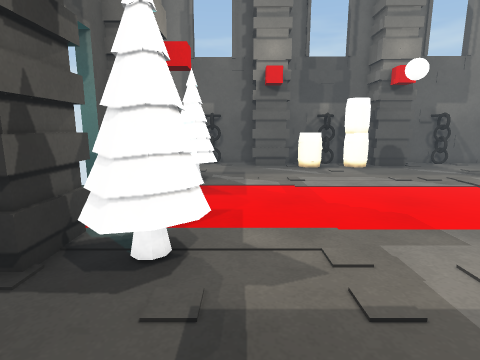
[1] (above)

16 first-person views from a walk through a 3-D level made in the Unity game engine. The camera is 1.2 m above the floor, tilts 10° down and sees 80° across. The floor is counted in squares, 0.5 m on a side. Each view is taken from the middle of a square. On the plan, view 1 faces up. The plan holds only what a view shows up to about 18 squares ahead; the rest is blank. The player is left out. Door leaves are left out, so doorways stand open. Surface patterns are stand-ins for the level's own textures.

[2]
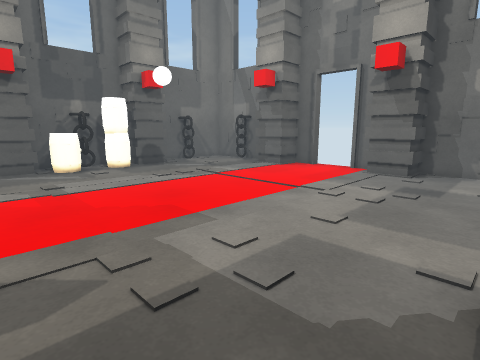

[3]
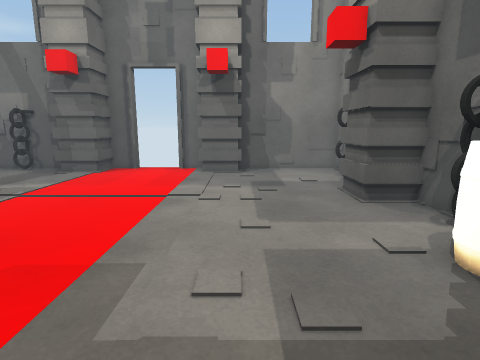

[4]
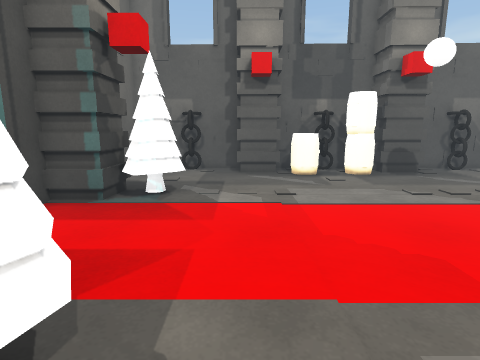

[5]
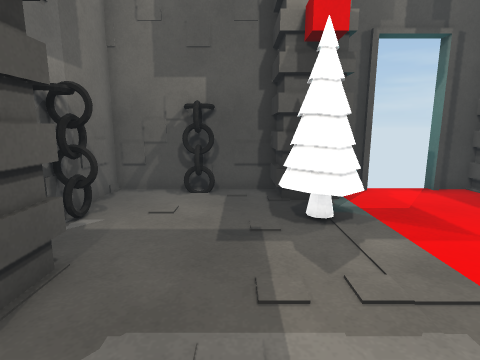

[6]
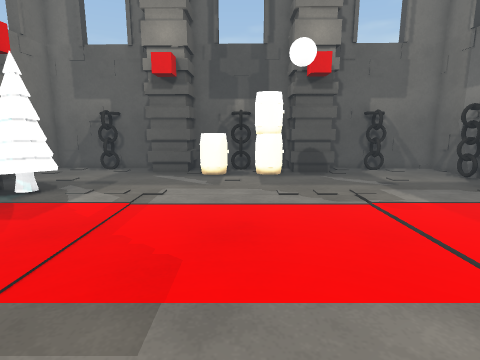

[7]
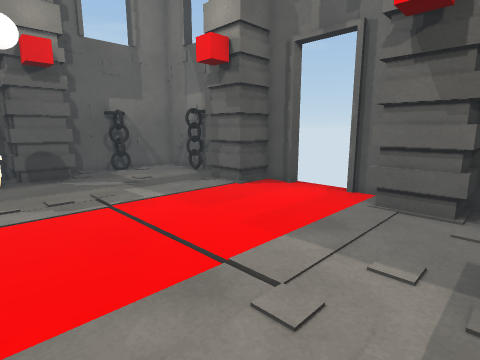

[8]
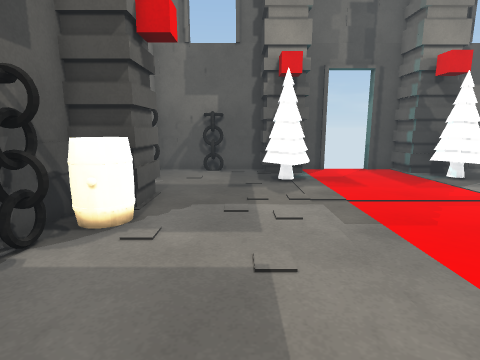

[9]
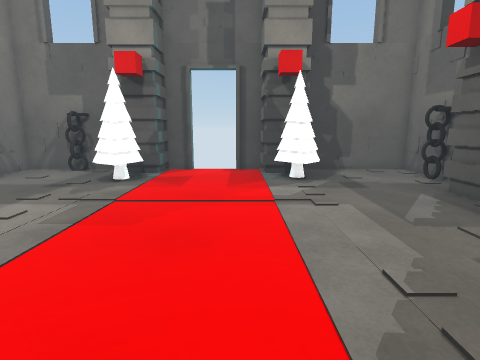

[10]
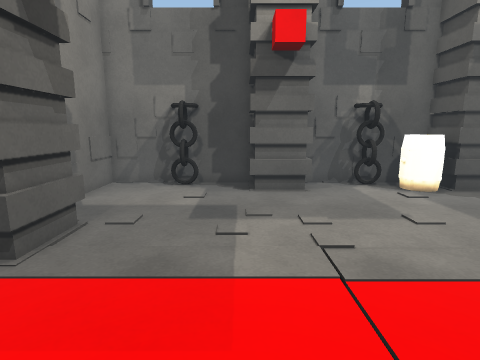

[11]
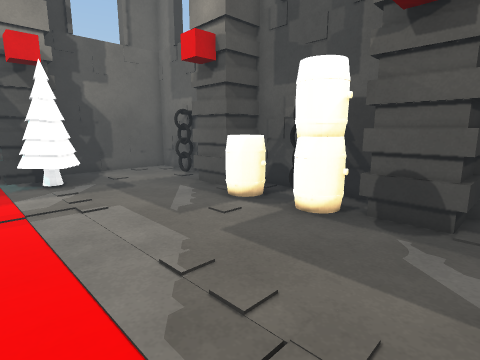

[12]
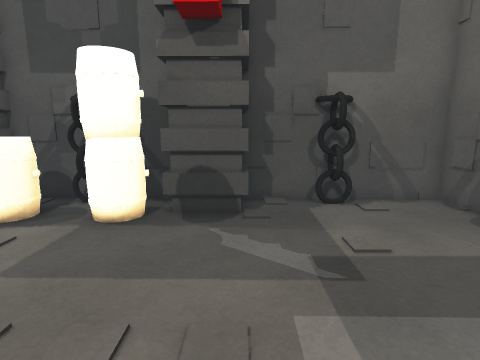

[13]
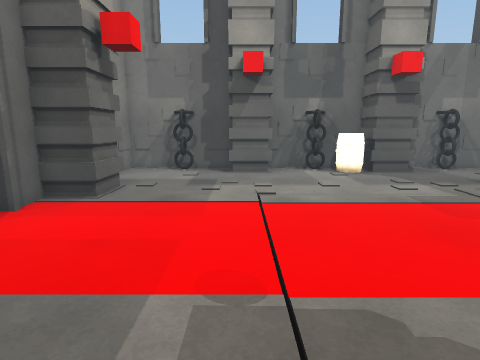

[14]
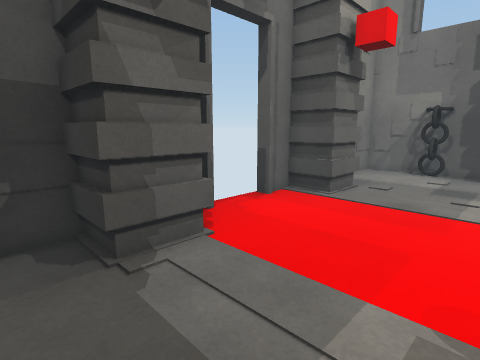

[15]
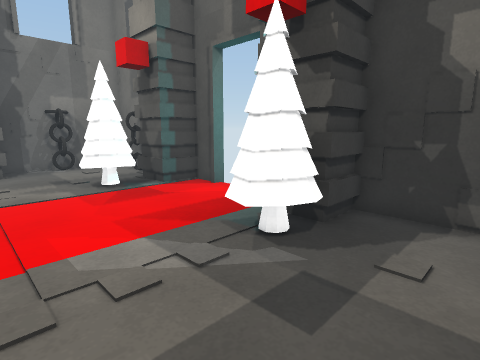

[16]
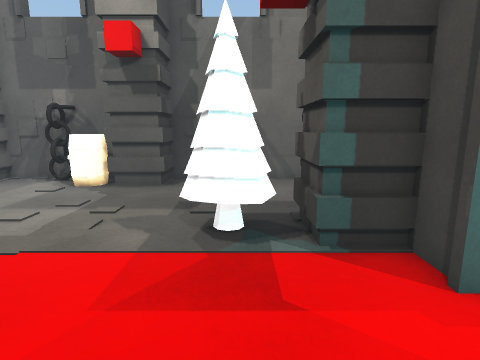

### Floor plan
Key: @ floor where view 1 was taken; # wall or solid block; x gap in a wall; . floor; D open door; ^ raised ledge; O other object.
Columns run from 6 left of view 1 to 18 right of it. Each row starts with its distance up from view 1.
 21  ############# ##########
 20  #..##.# #..## ###. ##..#
 19  #.....###^^ #####......#
 18  #........^^.##........##
 17  #.....................##
 16  #......................#
 15  ##OO...................#
 14  ##OOO................###
 13  ##OOO................###
 12 ###...................###
 11 D#......................#
 10 D.......................
  9 D........................
  8 D#......................x
  7 ###.....................#
  6  ##OOO................###
  5  ##OOO................###
  4  ##.OO................###
  3  #......................#
  2  #......................#
  1  #......................#
  0  #....@###^^...####.....#
 -1  #..##.####^##.####.##..#
 -2  ####### #######  #######

Positions as (right, up) in squares from view 1, and headings:
1: (0, 0), facing up
2: (0, 0), facing up-right
3: (0, 4), facing right
4: (1, 3), facing up
5: (6, 3), facing left
6: (6, 3), facing up
7: (7, 3), facing up-right
8: (12, 3), facing left
9: (12, 11), facing left
10: (12, 11), facing down
11: (12, 11), facing up-left
12: (11, 11), facing up
13: (11, 16), facing down
14: (11, 16), facing down-right
15: (3, 18), facing down-left
16: (-2, 12), facing down
